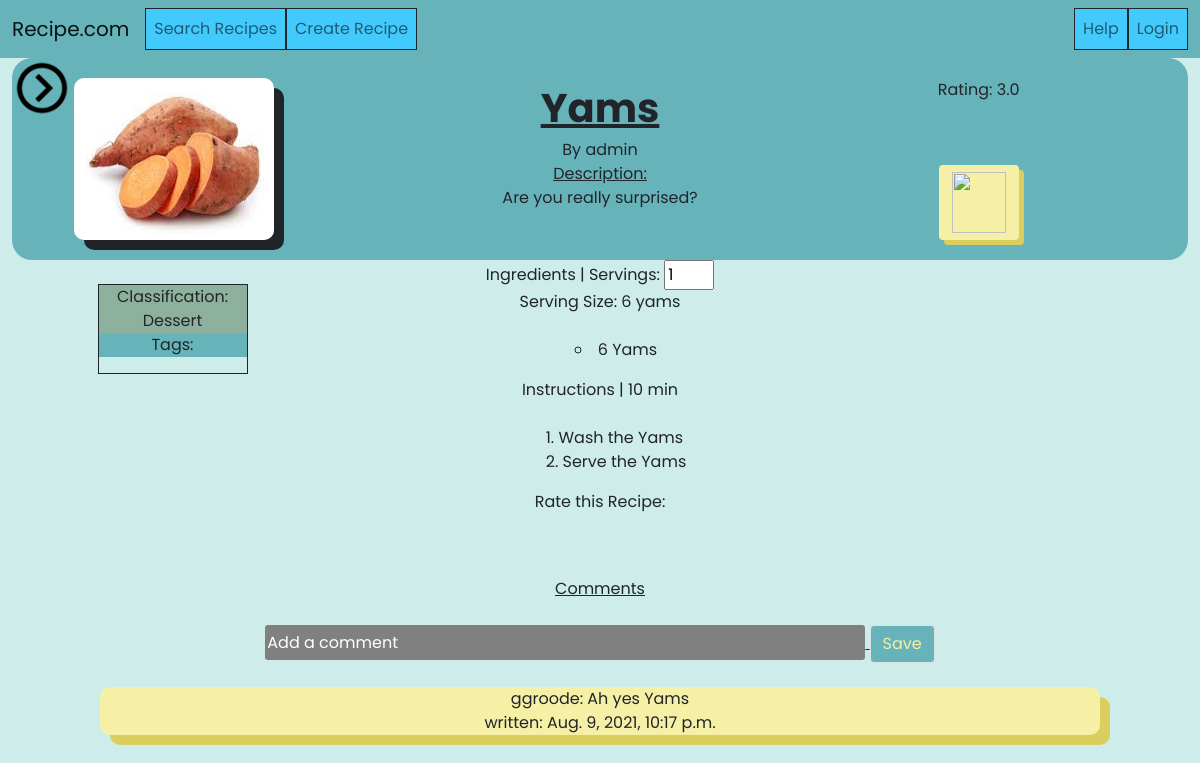
/recipe/4, run on an earlier commit of the app's database.
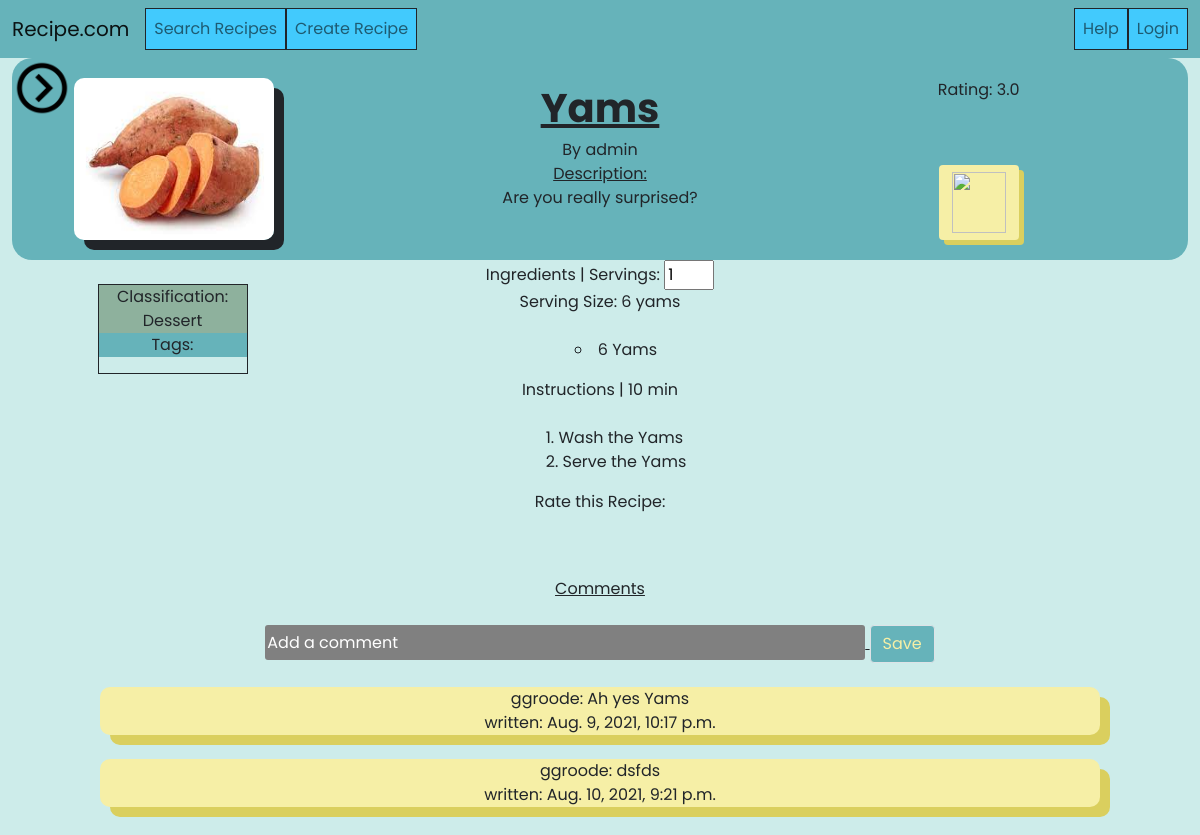
And on a later commit of the database.
### recipe/models.py (models this page shows, shortened)
class Recipe(models.Model):
    class Classifications(models.TextChoices):
        DESSERT = 'de'
        ENTREE = 'en'
        SIDE = 'si'
        APPETIZER = 'ap'
        DRINK ='dr'
    name = models.CharField(max_length=50)
    description = models.CharField(max_length=250)
    cookingTime = models.IntegerField()
    image = models.ImageField()
    classification = models.CharField(max_length=2,choices=Classifications.choices,default=Classifications.ENTREE)
    servings = models.IntegerField()
    servingSize = models.CharField(max_length=50)
    author = models.ForeignKey(User,on_delete=CASCADE)
    private = models.BooleanField(default=False)
    ingredients = models.JSONField(default=dict)
    steps = models.JSONField(default=get_list)
    @property
    def tags(self):
        return [tag.name for tag in Tag.objects.filter(recipes__id=self.id)]
    @property
    def comments(self):
        return Comment.objects.filter(recipe_id=self.id)
    @property
    def rating(self):
        ratings = Rating.objects.filter(recipe_id=self.id)
        if len(ratings)==0:
            return 0
        totalvalue = 0
        for rate in ratings:
            totalvalue += rate.value
        return totalvalue/len(ratings)
    def ingredientsAsText(self,multiplier):
        return Recipe.ingredientsToText(self.ingredients,multiplier)
    @staticmethod
    def ingredientsToText(ingredients,multiplier):
        ingTextList=[]
        for name in ingredients.keys():
            ing = ingredients[name]
            unit,quantity = ing['unit'],ing['quantity']*multiplier
            if (quantity % 1 == 0):
                quantity = int(quantity)
            if unit in ['count','cnt']:
                if quantity == 1:
                    ingTextList.append("{} {}".format(quantity,name.capitalize()))
                else:
                    ingTextList.append("{} {}".format(quantity,pluralize(name).capitalize()))
            else:
                ingTextList.append("{} {} of {}".format(quantity,unit,pluralize(name).capitalize()))
        return ingTextList

class Comment(models.Model):
    recipe = models.ForeignKey(Recipe,on_delete=CASCADE)
    author = models.ForeignKey(User,on_delete=CASCADE)
    content = models.CharField(max_length=500)
    date_modified = models.DateTimeField(auto_now=True)

class Rating(models.Model):
    recipe = models.ForeignKey(Recipe,on_delete=CASCADE)
    author = models.ForeignKey(User,on_delete=CASCADE)
    value = models.IntegerField(validators=[MaxValueValidator(5)]) #1,2,3,4,5

### recipe/views.py (the view)
# urls.py: path("", include("recipe.urls")),
def recipe(request,id):
    test = request.GET.get("test",1)
    recipe = Recipe.objects.get(id=id)
    return render(request,'recipe/recipe.html',context={'id':id,'recipe':recipe,'test':test,'classifications':Recipe.Classifications})

### recipe/models.py (called while the page is built)
def pluralize(noun):
    if re.search('[sxz]$', noun):
         return re.sub('$', 'es', noun)
    elif re.search('[^aeioudgkprt]h$', noun):
        return re.sub('$', 'es', noun)
    elif re.search('[aeiou]y$', noun):
        return re.sub('y$', 'ies', noun)
    else:
        return noun + 's'

### recipe/templatetags/app_filters.py (called while the page is built)
@register.filter(name="get_right_ingredients")
def get_right_ingredients(obj, multiplier):
    return obj.ingredientsAsText(multiplier)

@register.filter(name="get_rating")
def get_rating(user, id):
    if user.is_authenticated:
        r = Rating.objects.filter(author=user,recipe__id=id).first()
        if r:
            return r.value
    return 0

### recipe/templates/recipe/recipe.html (shortened to what the changed rows need)
{% extends 'recipe/base.html' %}
{% load static %}
{% load app_filters %}
{% block style %}
        <link rel="stylesheet" type="text/css" href="{% static 'recipe/css/recipe.css' %}" />
{% endblock style %}
{% block content %}
    <div id="main">
        <div id="top_display">
            <div class="container">
                <div class="row">
                    <div class="col-md-3" align="center">
                        <div style="max-width:200px; max-height:150px;" id="imagerec">
                            <img id="image" style="width:100%; height:100%" src='{{recipe.image.url}}'>
                        </div>
                    </div>
                    <div id ="name_and_desc" class="col-md-6">
                        <div id="name">
                            {{recipe.name}}
                        </div>
                        <div id="author">
                            By {{recipe.author}}
                        </div>
                        <div id="desc">
                            <div id="description">
                            </div>
                            {{recipe.description}}
                        </div>
                    </div>
                    <div class="col-md-2"align="center">
                        <div id="rightbox">
                            <div id="rating">
                                Rating: {{recipe.rating}}
                            </div>
                            <div id="ratingstars">
                            {% with recipe.rating as rating %}
                                {% include 'recipe/rating.html' %}
                            {% endwith %}
                            </div>
                        </div>
                    </div>
                </div>
            </div>
        </div>
        <div class="container">
            <div class="row">
                <div class="col-md-3" align="center">
                    <br>
                    <div id="leftbox" class='border border-dark'>
                    <div id="class">
                     Classification: {% for c in classifications %}
                                            {% if recipe.classification == c %}
                                                {{c.label}}
                                            {% endif %}
                                    {% endfor %}
                    </div>
                    <div id="tag">
                    Tags:
                    </div>
                </div>
            </div>
                <div id = "middlecol" class="col-md-6">
                    Ingredients | Servings: <input id="servings" type="number" value={{recipe.servings}} defaultvalue={{recipe.servings}} min=0>
                    <br> Serving Size: {{recipe.servingSize}}
                    <div id="inglist">
                        <br>
                        <ul id="ininlist" type="circle">
                        {% for ingredient in recipe|get_right_ingredients:1 %}
                            <li>
                            {{ingredient}}
                            </li>
                        {% endfor %}
                        </ul>
                    </div>
                    Instructions | {{recipe.cookingTime}} min <br><br>
                    <ol id="instlist" type="1">
                    {% for instruction in recipe.steps %}
                        <li>{{instruction}}</li>
                    {% endfor %}
                    </ol>
                    <br>
                    Rate this Recipe: <br>
                    {% with 'input' as rating %}
                        {% include 'recipe/rating.html' %}
                    {% endwith %}
                </div>
            </div>
        </div>
        <div id="comments">
            <br>
            <div id ="oldcomments" align="center">
            {% for comment in recipe.comments %}
                <div id="comment1">
                    {{comment.author}}: {{comment.content}}
                    <br>
                    written: {{comment.date_modified}}
                    <br>
                </div>
            <br>
            {% endfor %}
            </div>
        </div>
    </div>
{% endblock content %}

What changed in the data, as far as the page shows it:
added Comment: author "ggroode", content "dsfds", date_modified "Aug. 10, 2021, 9:21 p.m."
